Frame 1 (no input): blank canvas, image omitted
Frame 60 (the mouse pressed at the canvas centre just before this capture): blank canvas, image omitted
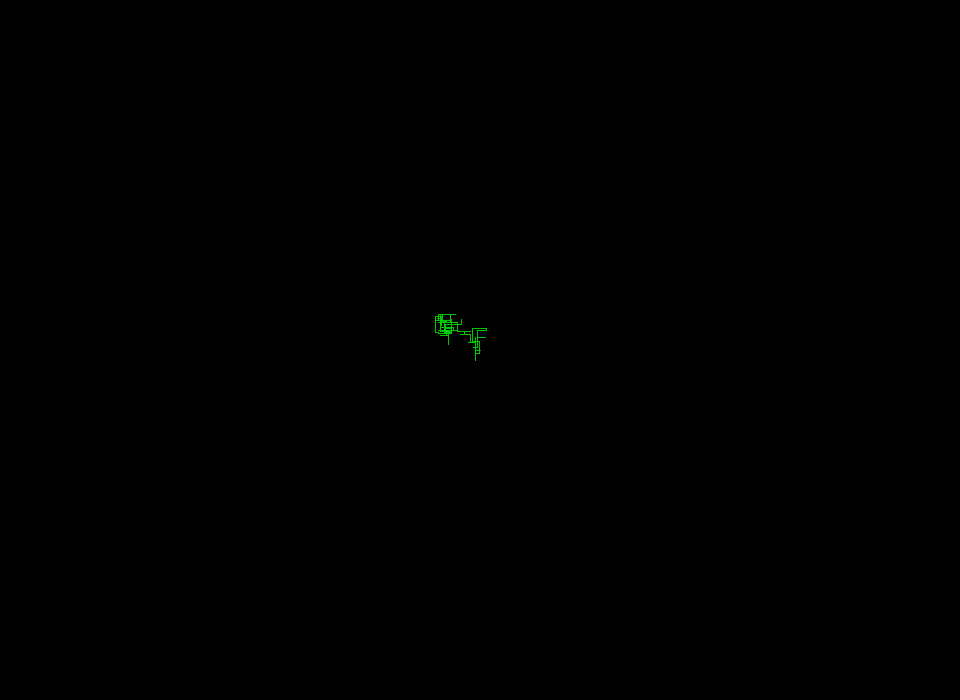
Frame 120 (the mouse held since frame 60 and released just before this capture)

The Processing sketch whose frames 1 and 60 were blank and that drew this single picture after the mouse press (run headless with seeded random() and noise(); from frame 60 on, the mouse is pressed at the canvas centre):

// Processing sketch: Laberinto
// ── Laberinto.pde

lapiz[] l;
int lapices = 1;
int maxLap = 500;

int bk = 0;

void setup() 
{
 size(960,700);
 noFill();
 //frameRate(60);
 l = new lapiz[maxLap];
 l[0] = new lapiz(width / 2,height / 2,10,color(0,200,0)); //Inicio (X,Y), longitud, y color
 stroke(255);
 background(bk);
}

void draw() 
{
  for (int i = 0;i < lapices;i++) {
  l[i].display(); }
  if (l[0].xpos < 0)
  {reset();}
}

void keyPressed()

{
if (key == 'r' || key == 'R')
{reset();}
}

class lapiz { 

  float xpos,ypos,angulo;
  float last_xpos, last_ypos,last_angulo = 0, radio;
  color lc;

  // The Constructor is defined with arguments.
  lapiz(float tempXpos, float tempYpos, float rad, color tmpLc) { 
    last_xpos = tempXpos;
    last_ypos = tempYpos;
    radio = rad;
    lc = tmpLc;
  }

  void display() 
  {
    stroke(255);
    //Dibuja la rama
    if (int(random(0,2)) == 1) // Decide si ir hor o ver
    {xpos = last_xpos + random(-radio,radio);ypos = last_ypos;}
    else
    {ypos = last_ypos + random(-radio,radio);xpos = last_xpos;}
    stroke(lc);
    line(last_xpos,last_ypos,xpos,ypos);
    //Crea otro objeto que las dibuja
    if (int(random(0,100)) == 9 && lapices < maxLap)
    {  
    lapices += 1;
    l[lapices - 1] = new lapiz(xpos,ypos,radio,lc);
    //l[lapices - 1] = null;
    }
    last_xpos = xpos; last_ypos = ypos; last_angulo = angulo;
  }

}

void reset()

{ 
 for(int i = 0; i < lapices;i++){ 
 l[i].last_xpos = width / 2;l[i].last_ypos = height / 2;}
 for(int i = 1; i < lapices;i++){ 
 l[i] = null;}
 lapices = 1;
 println("Reset");
 background(bk);
}

  //angulo = radians(random(0,360));
    //arc(width / 2,height / 2,radio,radio,last_angulo,angulo);
    //line(radio * cos(last_angulo) + width / 2,radio * sin(last_angulo) + height / 2,(radio + 10) * cos(last_angulo) + width / 2,(radio + 10) * sin(last_angulo) + height / 2);
    //radio += 10;
    //line(radio * cos(last_angulo) + width / 2,radio * sin(last_angulo) + height / 2,radio * cos(angulo) + width / 2,radio * sin(angulo) + height / 2);
